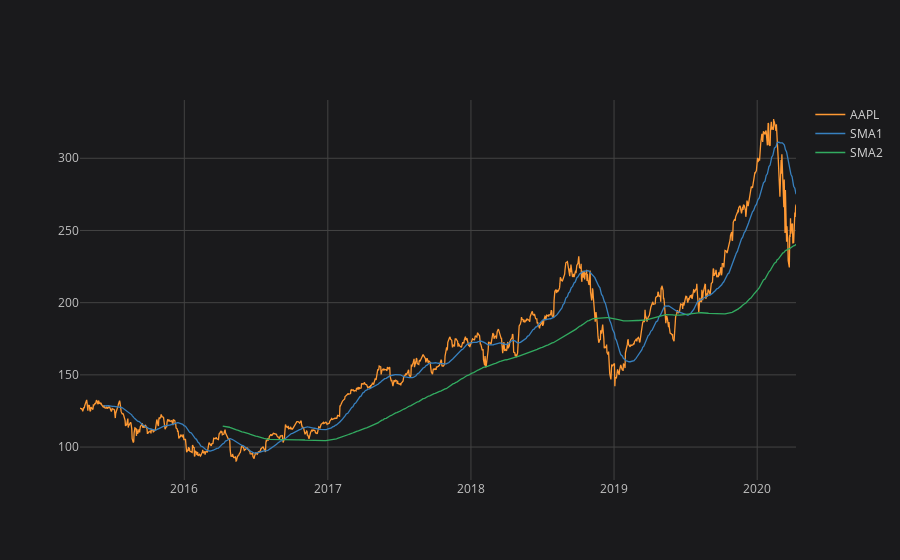

Notebook source saved alongside this figure:
### Code cell
data[[symbol, 'SMA1', 'SMA2']].iplot()

### Figure 1 — Plotly figure (JSON) as saved in the notebook; plotly's stock layout.template omitted (floating-point values rounded to 4 significant figures; data arrays with more than 128 entries replaced by an {"elided": "..."} marker saying what was removed)
{"data": [{"line": {"color": "rgba(255, 153, 51, 1.0)", "dash": "solid", "shape": "linear", "width": 1.3}, "mode": "lines", "name": "AAPL", "text": "", "type": "scatter", "x": {"elided": "1260 str values"}, "y": {"elided": "1260 float values"}}, {"line": {"color": "rgba(55, 128, 191, 1.0)", "dash": "solid", "shape": "linear", "width": 1.3}, "mode": "lines", "name": "SMA1", "text": "", "type": "scatter", "x": {"elided": "1260 str values"}, "y": {"elided": "1260 mixed values"}}, {"line": {"color": "rgba(50, 171, 96, 1.0)", "dash": "solid", "shape": "linear", "width": 1.3}, "mode": "lines", "name": "SMA2", "text": "", "type": "scatter", "x": {"elided": "1260 str values"}, "y": {"elided": "1260 mixed values"}}], "layout": {"autosize": true, "legend": {"bgcolor": "#1A1A1C", "font": {"color": "#D9D9D9"}}, "paper_bgcolor": "#1A1A1C", "plot_bgcolor": "#1A1A1C", "title": {"font": {"color": "#D9D9D9"}}, "xaxis": {"autorange": true, "gridcolor": "#434343", "range": ["2015-04-10", "2020-04-09"], "showgrid": true, "tickfont": {"color": "#C2C2C2"}, "title": {"font": {"color": "#D9D9D9"}, "text": ""}, "type": "date", "zerolinecolor": "#666570"}, "yaxis": {"autorange": true, "gridcolor": "#434343", "range": [77.18, 340.4], "showgrid": true, "tickfont": {"color": "#C2C2C2"}, "title": {"font": {"color": "#D9D9D9"}, "text": ""}, "type": "linear", "zerolinecolor": "#666570"}}}
